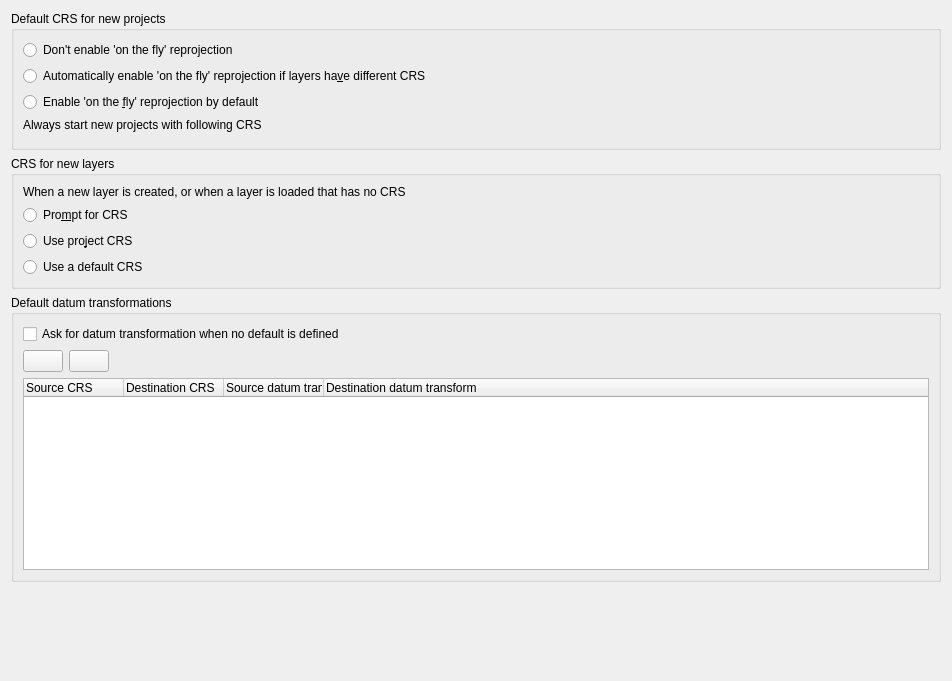
             <widget class="QWidget" name="mOptionsScrollAreaContents_08">
              <property name="geometry">
               <rect>
                <x>0</x>
                <y>0</y>
                <width>952</width>
                <height>681</height>
               </rect>
              </property>
              <layout class="QGridLayout" name="gridLayout_15">
               <item row="5" column="0">
                <spacer name="verticalSpacer">
                 <property name="orientation">
                  <enum>Qt::Vertical</enum>
                 </property>
                 <property name="sizeHint" stdset="0">
                  <size>
                   <width>20</width>
                   <height>40</height>
                  </size>
                 </property>
                </spacer>
               </item>
               <item row="2" column="0">
                <widget class="QgsCollapsibleGroupBox" name="grpProjectionBehaviour">
                 <property name="title">
                  <string>CRS for new layers</string>
                 </property>
                 <layout class="QGridLayout" name="gridLayout_14" columnstretch="0,1">
                  <item row="0" column="0" colspan="2">
                   <widget class="QLabel" name="label_8">
                    <property name="sizePolicy">
                     <sizepolicy hsizetype="Preferred" vsizetype="Maximum">
                      <horstretch>0</horstretch>
                      <verstretch>0</verstretch>
                     </sizepolicy>
                    </property>
                    <property name="text">
                     <string>When a new layer is created, or when a layer is loaded that has no CRS</string>
                    </property>
                    <property name="wordWrap">
                     <bool>true</bool>
                    </property>
                   </widget>
                  </item>
                  <item row="1" column="0">
                   <widget class="QRadioButton" name="radPromptForProjection">
                    <property name="text">
                     <string>Pro&amp;mpt for CRS</string>
                    </property>
                   </widget>
                  </item>
                  <item row="2" column="0">
                   <widget class="QRadioButton" name="radUseProjectProjection">
                    <property name="text">
                     <string>Use pro&amp;ject CRS</string>
                    </property>
                   </widget>
                  </item>
                  <item row="3" column="0">
                   <widget class="QRadioButton" name="radUseGlobalProjection">
                    <property name="text">
                     <string>Use a default CRS</string>
                    </property>
                   </widget>
                  </item>
                  <item row="3" column="1">
                   <widget class="QgsProjectionSelectionWidget" name="leLayerGlobalCrs" native="true">
                    <property name="enabled">
                     <bool>false</bool>
                    </property>
                    <property name="focusPolicy">
                     <enum>Qt::StrongFocus</enum>
                    </property>
                   </widget>
                  </item>
                 </layout>
                </widget>
               </item>
               <item row="1" column="0">
                <widget class="QgsCollapsibleGroupBox" name="grpOtfTransform">
                 <property name="title">
                  <string>Default CRS for new projects</string>
                 </property>
                 <layout class="QGridLayout" name="gridLayout_16" columnstretch="0,1">
                  <item row="0" column="0">
                   <widget class="QRadioButton" name="radOtfNone">
                    <property name="text">
                     <string>Don't enable 'on the fly' reprojection</string>
                    </property>
                   </widget>
                  </item>
                  <item row="0" column="1">
                   <spacer name="horizontalSpacer_43">
                    <property name="orientation">
                     <enum>Qt::Horizontal</enum>
                    </property>
                    <property name="sizeHint" stdset="0">
                     <size>
                      <width>40</width>
                      <height>20</height>
                     </size>
                    </property>
                   </spacer>
                  </item>
                  <item row="1" column="0">
                   <widget class="QRadioButton" name="radOtfAuto">
                    <property name="whatsThis">
                     <string>Automatically enable 'on the fly' reprojection if CRS of a new added layer differ from CRS of layer(s) already present. CRS of present layer(s) will be used.</string>
                    </property>
                    <property name="text">
                     <string>Automatically enable 'on the fly' reprojection if layers ha&amp;ve different CRS</string>
                    </property>
                   </widget>
                  </item>
                  <item row="2" column="0">
                   <widget class="QRadioButton" name="radOtfTransform">
                    <property name="text">
                     <string>Enable 'on the &amp;fly' reprojection by default</string>
                    </property>
                   </widget>
                  </item>
                  <item row="3" column="0">
                   <widget class="QLabel" name="label_16">
                    <property name="text">
                     <string>Always start new projects with following CRS</string>
                    </property>
                   </widget>
                  </item>
                  <item row="4" column="0" colspan="2">
                   <widget class="QgsProjectionSelectionWidget" name="leProjectGlobalCrs" native="true">
                    <property name="focusPolicy">
                     <enum>Qt::StrongFocus</enum>
                    </property>
                   </widget>
                  </item>
                 </layout>
                </widget>
               </item>
               <item row="3" column="0" rowspan="2">
                <widget class="QgsCollapsibleGroupBox" name="mDefaultDatumTransformGroupBox">
                 <property name="title">
                  <string>Default datum transformations</string>
                 </property>
                 <layout class="QGridLayout" name="gridLayout_10">
                  <item row="1" column="0">
                   <layout class="QHBoxLayout" name="horizontalLayout_38">
                    <item>
                     <widget class="QPushButton" name="mAddDefaultTransformButton">
                      <property name="text">
                       <string/>
                      </property>
                      <property name="icon">
                       <iconset resource="../../images/images.qrc">
                        <normaloff>:/images/themes/default/symbologyAdd.svg</normaloff>:/images/themes/default/symbologyAdd.svg</iconset>
                      </property>
                     </widget>
                    </item>
                    <item>
                     <widget class="QPushButton" name="mRemoveDefaultTransformButton">
                      <property name="text">
                       <string/>
                      </property>
                      <property name="icon">
                       <iconset resource="../../images/images.qrc">
                        <normaloff>:/images/themes/default/symbologyRemove.svg</normaloff>:/images/themes/default/symbologyRemove.svg</iconset>
                      </property>
                     </widget>
                    </item>
                    <item>
                     <spacer name="horizontalSpacer_38">
                      <property name="orientation">
                       <enum>Qt::Horizontal</enum>
                      </property>
                      <property name="sizeHint" stdset="0">
                       <size>
                        <width>568</width>
                        <height>20</height>
                       </size>
                      </property>
                     </spacer>
                    </item>
                   </layout>
                  </item>
                  <item row="2" column="0">
                   <widget class="QTreeWidget" name="mDefaultDatumTransformTreeWidget">
                    <column>
                     <property name="text">
                      <string>Source CRS</string>
                     </property>
                    </column>
                    <column>
                     <property name="text">
                      <string>Destination CRS</string>
                     </property>
                    </column>
                    <column>
                     <property name="text">
                      <string>Source datum transform</string>
                     </property>
                    </column>
                    <column>
                     <property name="text">
                      <string>Destination datum transform</string>
                     </property>
                    </column>
                   </widget>
                  </item>
                  <item row="0" column="0">
                   <widget class="QCheckBox" name="chkShowDatumTransformDialog">
                    <property name="text">
                     <string>Ask for datum transformation when no default is defined</string>
                    </property>
                   </widget>
                  </item>
                 </layout>
                </widget>
               </item>
              </layout>
             </widget>
